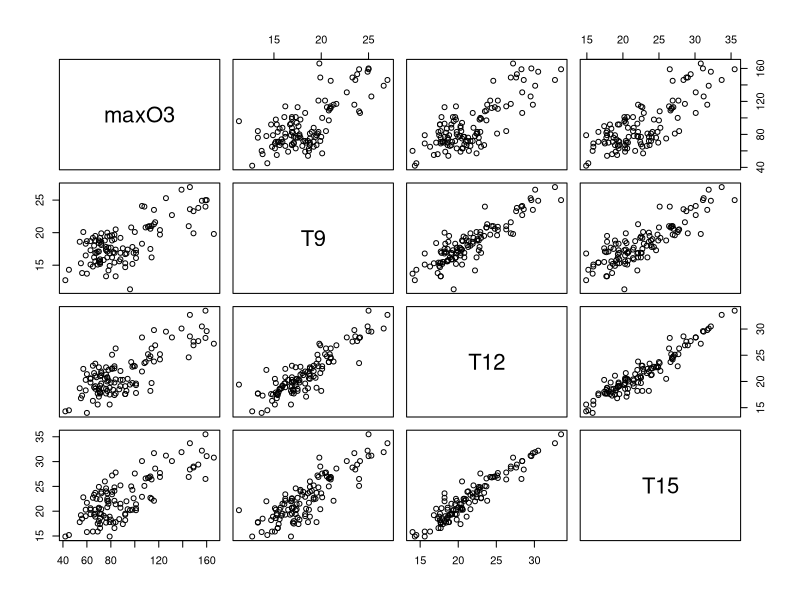
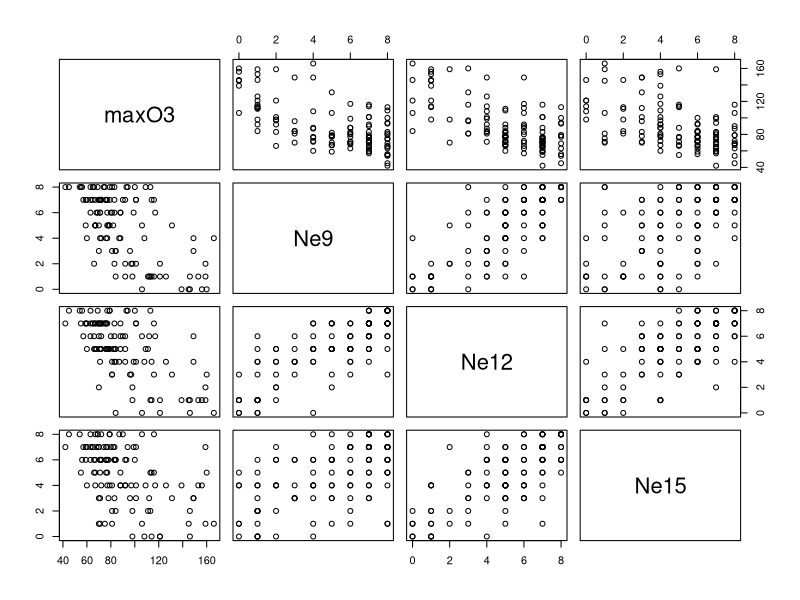
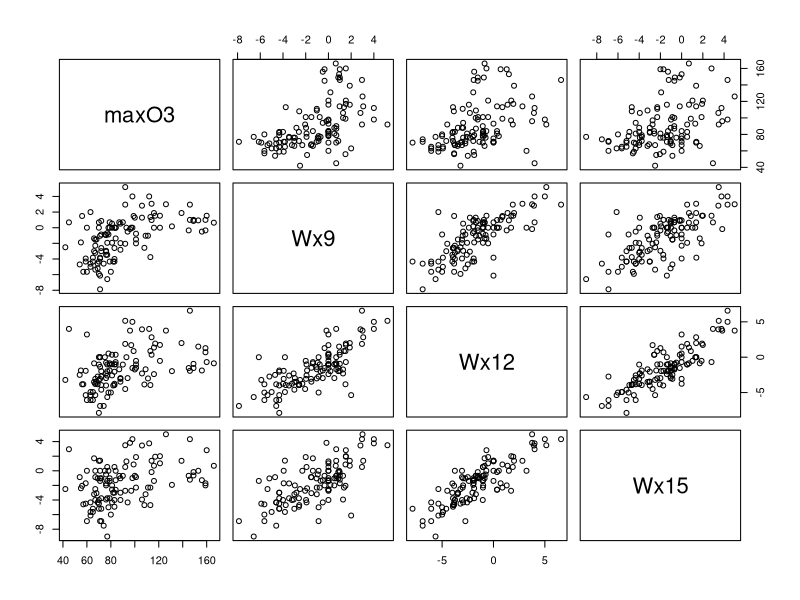
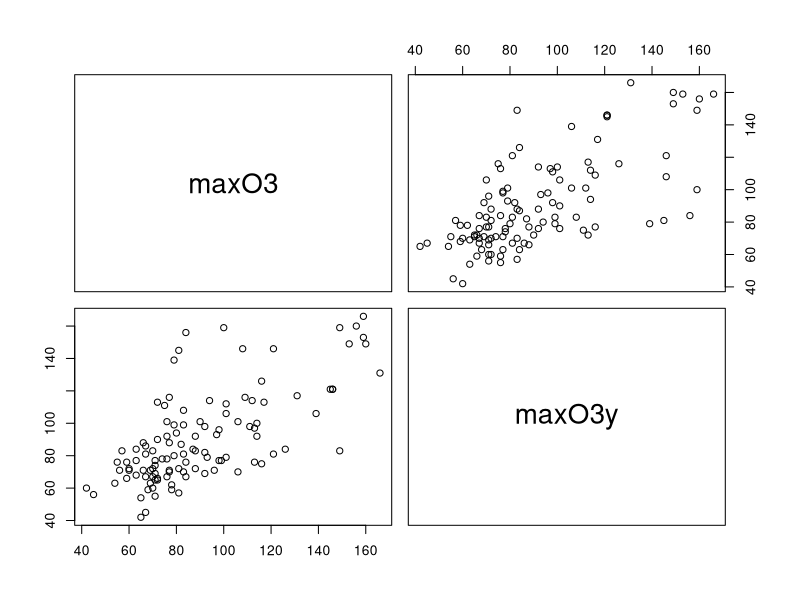
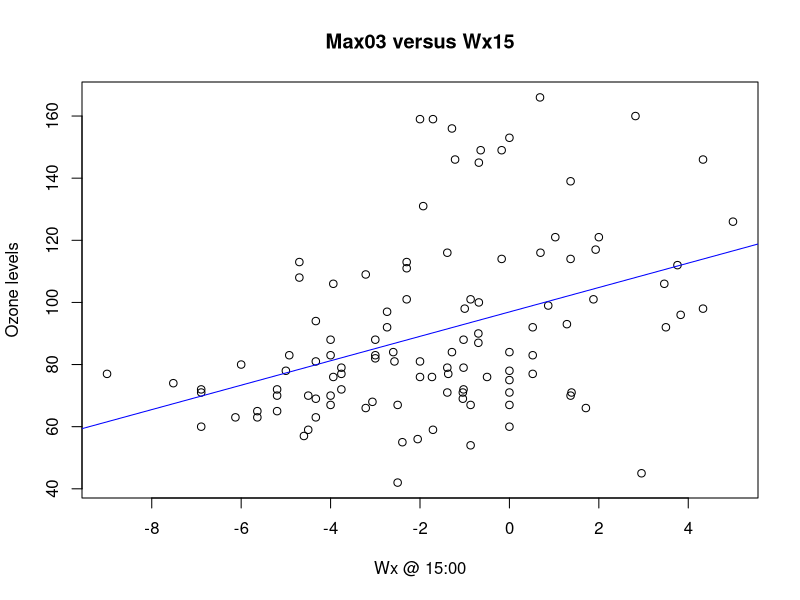
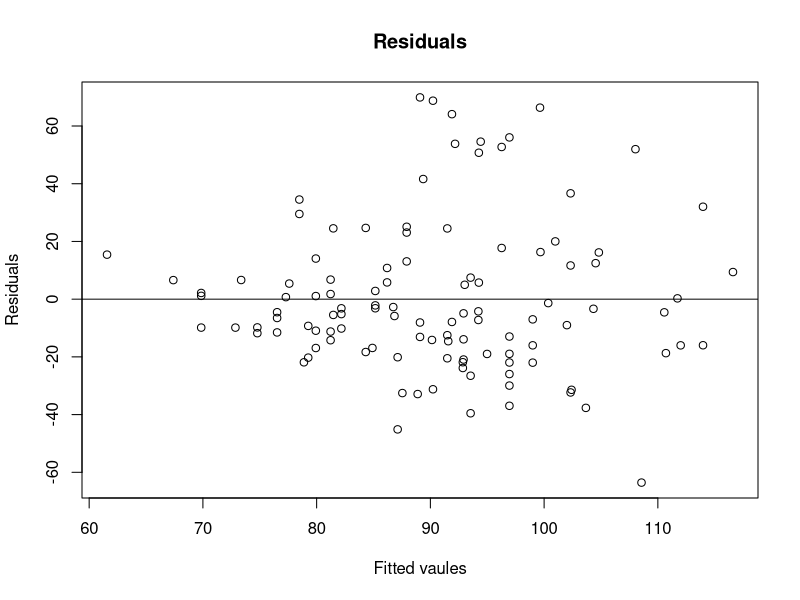
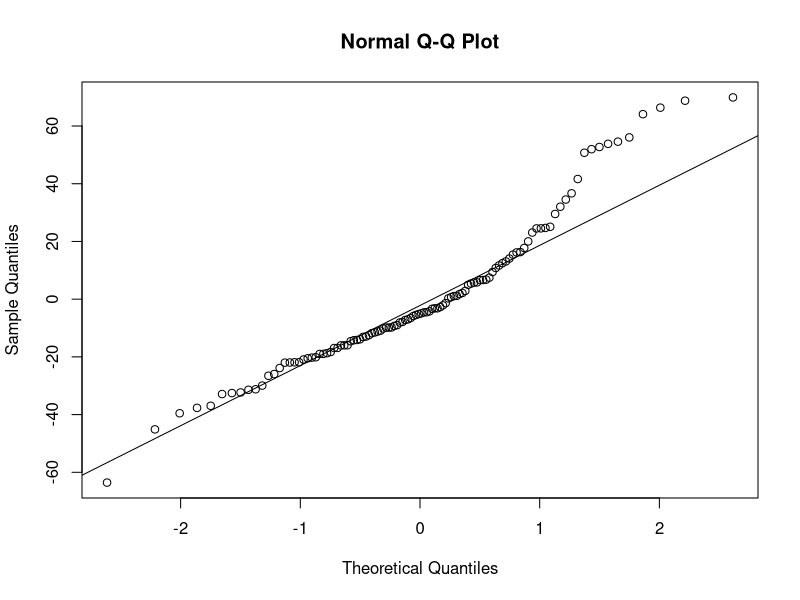

Reproduce these figures in R, in order.
## ---- chunk 1
df <- read.table("ozone.txt", header = TRUE, sep=" ")
df <- df[, 2:ncol(df)]
attach(df)
head(df)
## ---- chunk 2
head(is.na.data.frame(df))
## ---- chunk 3
pairs(subset(df, select = c(1,2,3,4)))
pairs(subset(df, select = c(1,5,6,7)))
pairs(subset(df, select = c(1,8,9,10)))
pairs(subset(df, select = c(1,11)))
## ---- chunk 4
cor_9 = cor(df$T9, df$maxO3, method = c("pearson"))
cor_12 = cor(df$T12, df$maxO3, method = c("pearson"))
cor_15 = cor(df$T15, df$maxO3, method = c("pearson"))
## ---- chunk 5
simple.model <- lm(df$maxO3 ~ df$Wx15)
plot(df$Wx15, df$maxO3, main = "Max03 versus Wx15", xlab = "Wx @ 15:00", ylab = "Ozone levels")
abline(simple.model, col="blue")
## ---- chunk 6
summary(simple.model) 
## ---- chunk 7
simple.model.residuals = resid(simple.model)
simple.model.fitted = fitted.values(simple.model)
plot(simple.model.fitted, simple.model.residuals, 
          ylab = "Residuals", 
          xlab = "Fitted vaules", 
          main = "Residuals")
abline(0,0)
#create Q-Q plot for residuals
qqnorm(simple.model.residuals)
#add a straight diagonal line to the plot
qqline(simple.model.residuals) 
## ---- chunk 8
multi.model <- lm(df$maxO3 ~ df$T12 + df$Ne12 + df$Wx12)
summary(multi.model) 
